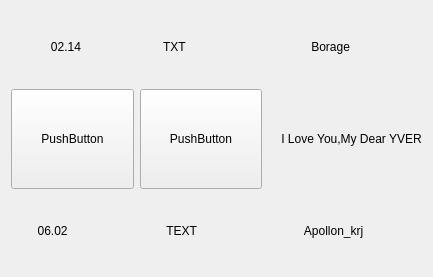
<?xml version="1.0" encoding="UTF-8"?>
<ui version="4.0">
 <class>Widget</class>
 <widget class="QWidget" name="Widget">
  <property name="geometry">
   <rect>
    <x>0</x>
    <y>0</y>
    <width>433</width>
    <height>277</height>
   </rect>
  </property>
  <property name="windowTitle">
   <string>Widget</string>
  </property>
  <layout class="QGridLayout" name="gridLayout">
   <item row="0" column="0">
    <widget class="QLabel" name="labelImage">
     <property name="text">
      <string>            02.14</string>
     </property>
    </widget>
   </item>
   <item row="0" column="1">
    <widget class="QLabel" name="label_4">
     <property name="text">
      <string>       TXT</string>
     </property>
    </widget>
   </item>
   <item row="0" column="2">
    <widget class="QLabel" name="label_6">
     <property name="text">
      <string>             Borage</string>
     </property>
    </widget>
   </item>
   <item row="1" column="0">
    <widget class="QPushButton" name="pushButton">
     <property name="minimumSize">
      <size>
       <width>0</width>
       <height>100</height>
      </size>
     </property>
     <property name="text">
      <string>PushButton</string>
     </property>
    </widget>
   </item>
   <item row="1" column="1">
    <widget class="QPushButton" name="pushButtonImage">
     <property name="minimumSize">
      <size>
       <width>100</width>
       <height>100</height>
      </size>
     </property>
     <property name="text">
      <string>PushButton</string>
     </property>
    </widget>
   </item>
   <item row="1" column="2">
    <widget class="QLabel" name="label">
     <property name="minimumSize">
      <size>
       <width>100</width>
       <height>100</height>
      </size>
     </property>
     <property name="maximumSize">
      <size>
       <width>200</width>
       <height>200</height>
      </size>
     </property>
     <property name="text">
      <string>    I Love You,My Dear YVER</string>
     </property>
    </widget>
   </item>
   <item row="2" column="0">
    <widget class="QLabel" name="label_3">
     <property name="text">
      <string>        06.02</string>
     </property>
    </widget>
   </item>
   <item row="2" column="1">
    <widget class="QLabel" name="label_5">
     <property name="text">
      <string>        TEXT</string>
     </property>
    </widget>
   </item>
   <item row="2" column="2">
    <widget class="QLabel" name="label_2">
     <property name="text">
      <string>           Apollon_krj</string>
     </property>
    </widget>
   </item>
  </layout>
 </widget>
 <layoutdefault spacing="6" margin="11"/>
 <resources/>
 <connections/>
</ui>
